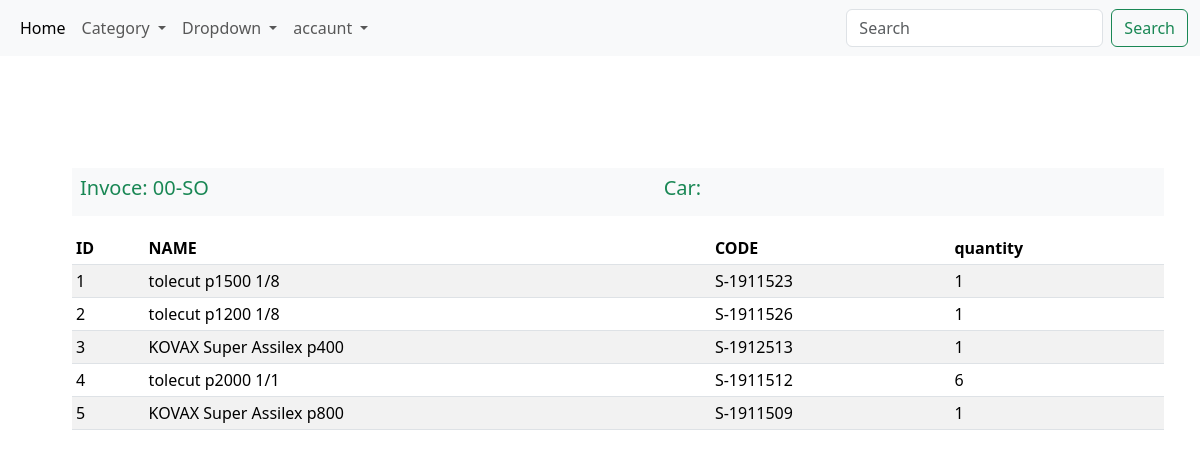
/order/order-item/1/, run on the app's committed database.
### order/models.py (models this page shows, shortened)
class Order(models.Model):
    user = models.CharField(max_length=50, verbose_name='Користувач', null=True, blank=True)
    product = models.CharField(max_length=50, verbose_name='Продукт', null=True, blank=True)
    serial = models.CharField(max_length=50, verbose_name='Номер', null=True, blank=True)
    quantity = models.IntegerField(default=0, null=True, blank=True, verbose_name='Кількість')
    invoce = models.CharField(max_length=50, verbose_name='Інвойс', null=True, blank=True)
    car_brand = models.CharField(max_length=50, verbose_name='Марка', null=True, blank=True)
    car_model = models.CharField(max_length=50, verbose_name='Модель', null=True, blank=True)
    color = models.CharField(max_length=50, verbose_name='Колір', null=True, blank=True)
    create_time_stamp = models.DateTimeField(auto_now_add=True, verbose_name='Дата', null=True, blank=True)
    class Meta:
        verbose_name = 'Замовлення'
        verbose_name_plural = 'Замовлення'

### order/views.py (the view)
# urls.py: path('order-item/<int:id>/', views.orderItem, name='order_item'),
def orderItem(request, id):
    orderItem = Order.objects.all()
    order_title = OrderHead.objects.all()
    for i in order_title:
        if i.id == id:
            order_title = i
    context = {
        'title': 'Product List',
        "orderItem": orderItem,
        "id": id,
        "order_title": order_title
    }
    return render(request, 'order/order_item.html', context)

### goods/templatetags/goods_tags.py (called while the page is built)
@register.simple_tag()
def tag_categories():
    return Categories.objects.all()

### order/templates/order/order_item.html (shortened to what this page needs)
{% extends "base.html" %}
{% load static %}
{% block content %}
<div class="container px-4 p-5 m-5">
    <dir class="bg-light p-2 list-inline d-flex justify-content-between">
        <h5 class="text-success list-inline-item">Invoce: 00{{order_title.invoce}}-SO</h5>
        <h5 class="text-success list-inline-item">Car: {{order_title.car_brand}} {{order_title.car_model}}</h5>
    </dir>
    <div class="table-responsive">
        <table class="table table-striped table-sm">
          <thead>
            <tr>
              <th scope="col">ID</th>
              <th scope="col">NAME</th>
              <th scope="col">CODE</th>
              <th scope="col">quantity</th>
            </tr>
          </thead>
          <tbody>
            {% for item in orderItem %}
            <tr>
              <td>{{item.id}}</td>
              <td>{{item.product}}</td>
              <td>{{item.serial}}</td>
              <td>{{item.quantity}}</td>
            </tr>
            {% endfor %}
          </tbody>
        </table>
    </div>
  </div>
{% endblock content %}

### data on the page
Order: id "1", product "tolecut p1500 1/8", serial "S-1911523", quantity "1"
Order: id "2", product "tolecut p1200 1/8", serial "S-1911526", quantity "1"
Order: id "3", product "KOVAX Super Assilex p400", serial "S-1912513", quantity "1"
Order: id "4", product "tolecut p2000 1/1", serial "S-1911512", quantity "6"
Order: id "5", product "KOVAX Super Assilex p800", serial "S-1911509", quantity "1"
